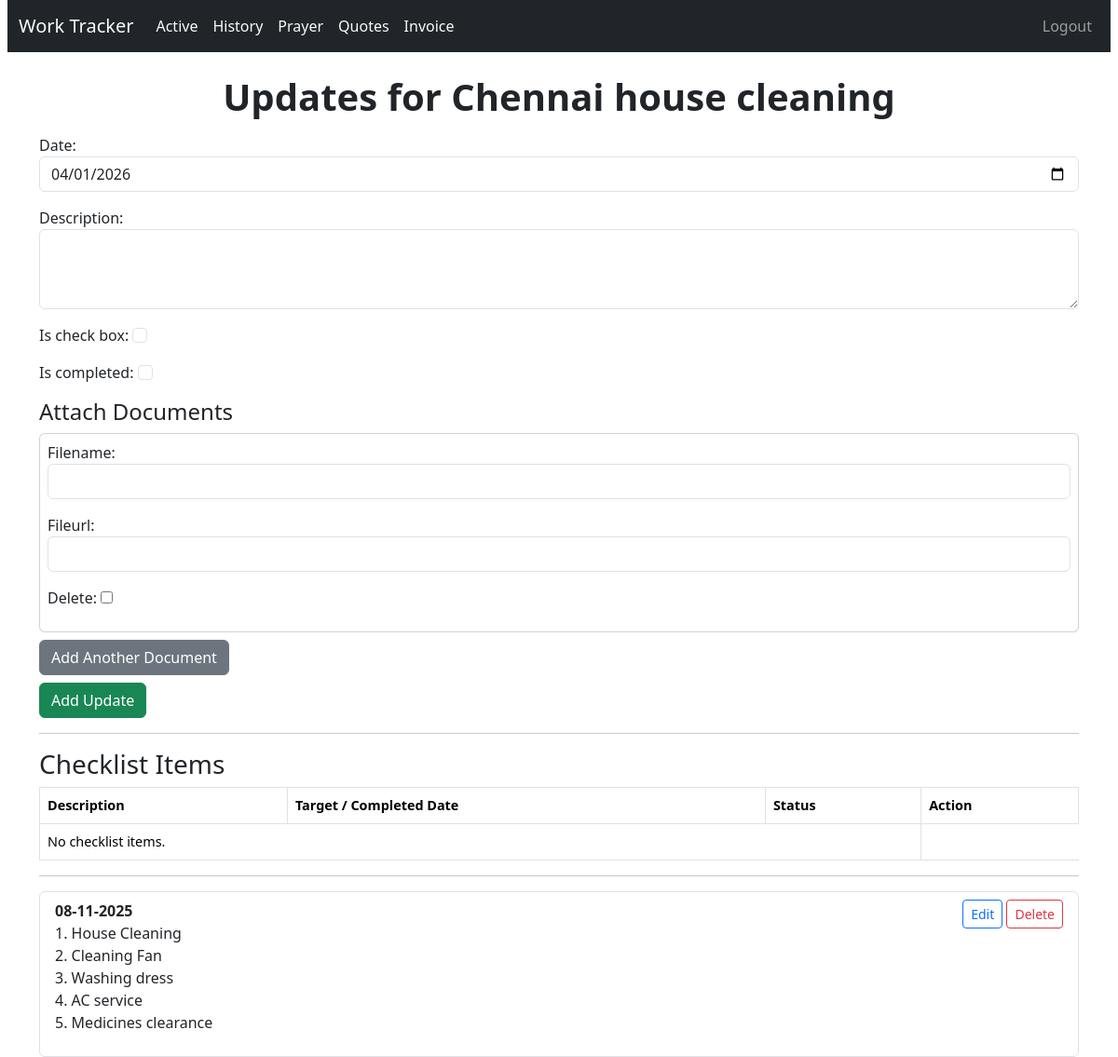
The page /task/3/updates/ (signed in) on the database as committed earlier.
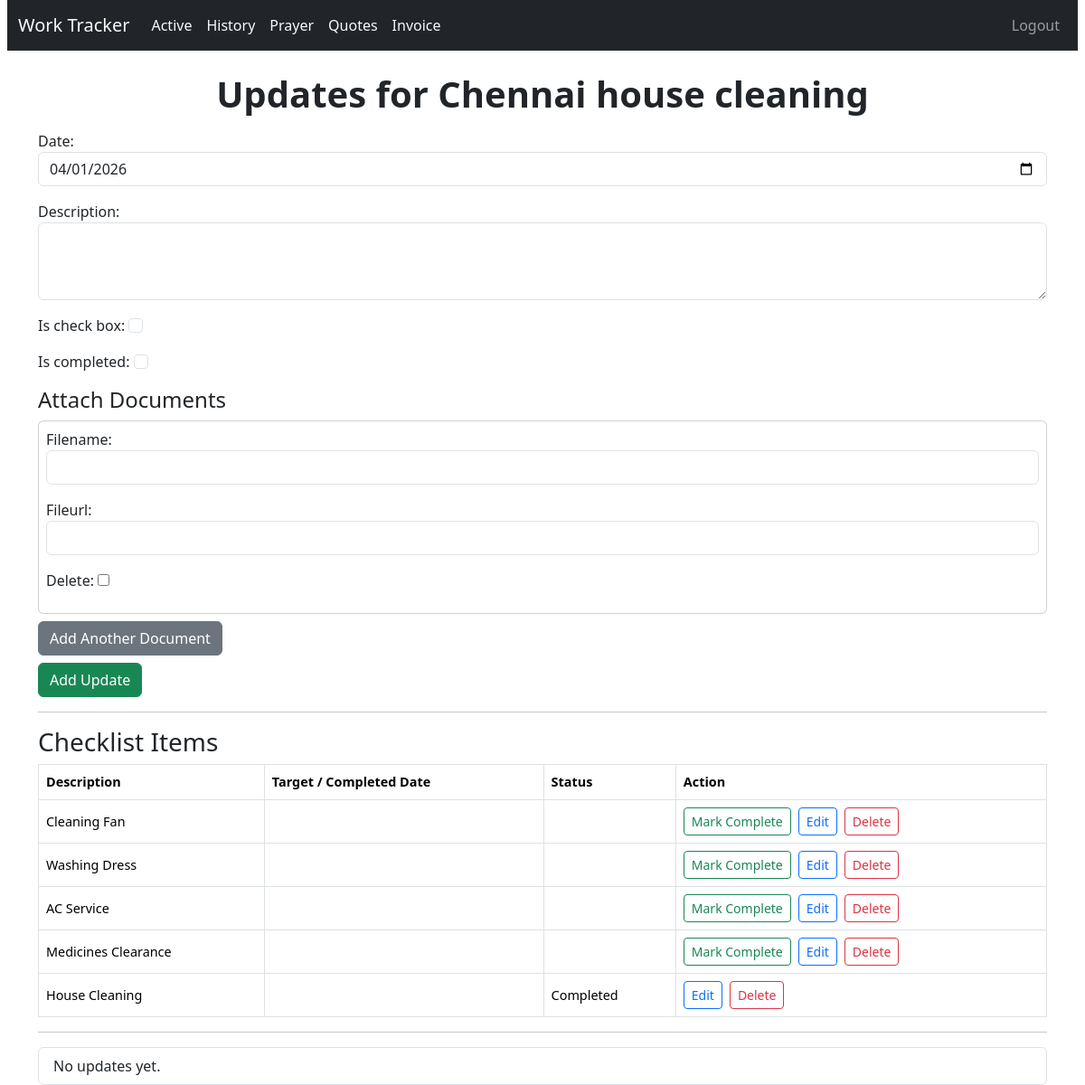
The same page on the database as committed later.
### tracker/models.py (models this page shows, shortened)
class Update(models.Model):
    task = models.ForeignKey(Task, on_delete=models.CASCADE, related_name='updates')
    date = models.DateField(default=timezone.now, null=True, blank=True)
    description = models.TextField()
    is_check_box = models.BooleanField(default=False)
    is_completed = models.BooleanField(default=False)

### tracker/views.py (the view, shortened to what this page needs)
# urls.py: path('task/<int:task_id>/updates/', views.UpdateListView.as_view(), name='update_list'),
class UpdateListView(LoginRequiredMixin, View):
    def get(self, request, task_id):
        task = get_object_or_404(Task, pk=task_id)
        checkbox_updates = task.updates.filter(is_check_box=True).order_by('is_completed', '-date')
        normal_updates   = task.updates.filter(is_check_box=False).order_by('-date')
        form = UpdateForm()
        formset = DocumentFormSet(queryset=Document.objects.none())
        return render(request, 'tracker/update_list.html', {
            'task': task,
            'checkbox_updates': checkbox_updates,
            'updates': normal_updates,
            'form': form,
            'formset': formset,
        })

### tracker/forms.py
class UpdateForm(forms.ModelForm):
    class Meta:
        model = Update
        fields = ['date', 'description', 'is_check_box', 'is_completed']
        widgets = {
            'date': forms.DateInput(attrs={'class': 'form-control', 'type': 'date'}),
            'description': forms.Textarea(attrs={'class': 'form-control', 'rows': 3}),
            'is_check_box': forms.CheckboxInput(attrs={'class': 'form-check-input'}),
            'is_completed': forms.CheckboxInput(attrs={'class': 'form-check-input'})
        }

### templates/tracker/update_list.html (shortened to what this page needs)
{% extends 'base.html' %}
{% load static %}
{% block content %}
<h1>Updates for {{ task.name }}</h1>
<form method="POST">
  {{ form.as_p }}
  <h4>Attach Documents</h4>
  <div id="formset">
    {% for form in formset %}
      <div class="card mb-2 p-2">
        {{ form.as_p }}
      </div>
    {% endfor %}
  </div>
  <button type="button" class="btn btn-secondary mb-2" id="add-more">Add Another Document</button>
  <br>
  <button type="submit" class="btn btn-success">Add Update</button>
</form>
<hr>
<h3>Checklist Items</h3>
<table class="table table-bordered">
  <thead>
    <tr>
      <th>Description</th>
      <th>Target / Completed Date</th>
      <th>Status</th>
      <th>Action</th>
    </tr>
  </thead>
  <tbody>
    {% for u in checkbox_updates %}
    <tr>
      <td>{{ u.description }}</td>
      <td>{{ u.date|date:"d-m-Y" }}</td>
      <td>{% if u.is_completed %}Completed{% endif %}</td>
      <td>
        <div class="d-flex align-items-center gap-2">
          {% if not u.is_completed %}
          <form method="POST" action="{% url 'tracker:update_complete' u.id %}">
            <button class="btn btn-outline-success btn-sm">Mark Complete</button>
          </form>
          {% endif %}
          <a href="{% url 'tracker:update_edit' u.id %}" class="btn btn-sm btn-outline-primary">Edit</a>
          <a href="{% url 'tracker:update_delete' u.id %}" class="btn btn-sm btn-outline-danger">Delete</a>
          </div>
      </td>
    </tr>
    {% empty %}
    <tr><td colspan="3">No checklist items.</td></tr>
    {% endfor %}
  </tbody>
</table>
<hr>
<ul class="list-group mt-3">
  {% for u in updates %}
  <li class="list-group-item">
    <div>
      <strong>{{ u.date|date:"d-m-Y" }}</strong>
      <div class="float-end">
        <a href="{% url 'tracker:update_edit' u.id %}" class="btn btn-sm btn-outline-primary">Edit</a>
        <a href="{% url 'tracker:update_delete' u.id %}" class="btn btn-sm btn-outline-danger">Delete</a>
      </div>
      <br>
      {{ u.description|linebreaks }}
    </div>
  </li>
  {% empty %}
  <li class="list-group-item">No updates yet.</li>
  {% endfor %}
</ul>
{% endblock %}

Rows that differ between the two databases and show on the page:
removed Update: date "08-11-2025", description "1. House Cleaning 2. Cleaning Fan 3. Washing dress 4. AC service 5. Medicines clearance", shown under "Checklist Items"
added Update: description "Cleaning Fan", is_completed "Mark Complete", shown under "Checklist Items"
added Update: description "Washing Dress", is_completed "Mark Complete", shown under "Checklist Items"
added Update: description "AC Service", is_completed "Mark Complete", shown under "Checklist Items"
added Update: description "Medicines Clearance", is_completed "Mark Complete", shown under "Checklist Items"
added Update: description "House Cleaning", is_completed "Completed", shown under "Checklist Items"
Other text that changed with them:
text no longer shown: "No checklist items."
text now shown: "No updates yet."
